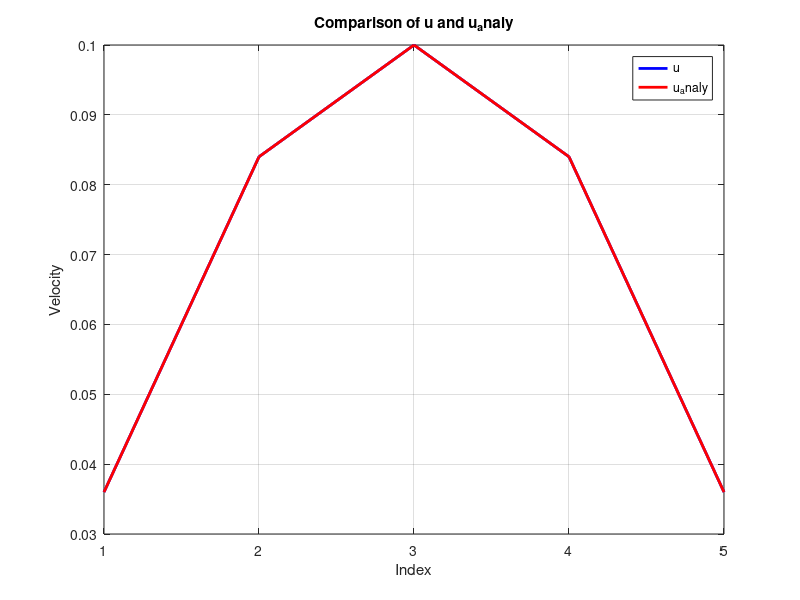

The MATLAB source for this figure:
% Example matlab code for computing a Poiseuille flow with BB condition
% Solves problems from Section 5.3.3.6 in book

clear all; close all; clc;

% simulation parameters
scale=1;                % set simulation size
NX=5*scale;             % channel length
NY=5*scale;             % channel width
NSTEPS=1e4*scale^2;     % number of simulation time steps
tau=sqrt(3/16)+0.5;     % relaxation time (BGK model) (tau=sqrt(3/16)+0.5 gives exact solution)
omega=1/tau;
u_max=0.1/scale;        % maximum velocity
nu=(2*tau-1)/6;         % kinematic shear viscosity
Re=NY*u_max/nu;         % Reynolds number; scaling parameter in simulation


% Lattice parameters; note zero direction is last
NPOP=9;                                         % number of velocities
w  = [1/9 1/9 1/9 1/9 1/36 1/36 1/36 1/36 4/9]; % weights
cx = [1 0 -1  0 1 -1 -1  1 0];                  % velocities, x components
cy = [0 1  0 -1 1  1 -1 -1 0];                  % velocities, y components


% Node locations
x = (1:NX)-0.5;
y = (1:NY)-0.5;

% Pressure conditions
gradP=8*nu*u_max/NY^2;
rho_outlet=1;
rho_inlet=3*(NX-1)*gradP+rho_outlet;

% Analytical solution: Poiseuille velocity
ybottom=0;
ytop=NY;
u_analy=-4*u_max/(NY^2).*(y-ybottom).*(y-ytop);

% initialize populations
feq=zeros(NX,NY,NPOP);
for k=1:NPOP
    feq(:,:,k)=w(k); % assuming density equal one and zero velocity initial state
end
f=feq;
fprop=feq;

% convergence parameters
tol=1e-12;      % tolerance to steady state convergence
teval=100;      % time step to evaluate convergence
u_old=zeros(NX,NY);

% initalize clock
tstart = tic;

% Main algorithm
for t=1:NSTEPS      
    % Compute macroscopic quantities  
    % density
    rho = sum(fprop,3);
    
    % momentum components
    u = sum(fprop(:,:,[1 5 8]),3) - sum(fprop(:,:,[3 6 7]),3);
    v = sum(fprop(:,:,[2 5 6]),3) - sum(fprop(:,:,[4 7 8]),3);                      
    
    % check convergence
    if mod(t,teval)==1
        
        conv = abs(mean(u(:))/mean(u_old(:))-1);
        
        if conv<tol
            break
        else
            u_old = u;
        end
    end
    
    
    for k=1:NPOP
        % Compute equilibrium distribution (linear equilibrium with incompressible model)
        feq(:,:,k)=w(k)*(rho + 3*(u*cx(k)+v*cy(k)));
    end
    % Collision step
    f = (1-omega)*fprop + omega*feq;
    
    % Inlet/Outlet BC: PBBC (w/ i=1 and i=NX outside layers)    
    for k=1:NPOP
        f(1,:,k) = w(k)*(rho_inlet+...
            3*(cx(k)*u(NX-1,:)+cy(k)*v(NX-1,:)))...
             +(f(NX-1,:,k)-feq(NX-1,:,k));
        f(NX,:,k)= w(k)*(rho_outlet+...
            3*(cx(k)*u(2,:)+cy(k)*v(2,:)))...
            +(f(2,:,k)-feq(2,:,k));       
    end
 
    
    for k=1:NPOP
        for j=1:NY
            for i=1:NX
                
                % Streaming step (Periodic streaming of whole domain)
                newx=1+mod(i-1+cx(k)+NX,NX);
                newy=1+mod(j-1+cy(k)+NY,NY);
                fprop(newx,newy,k)=f(i,j,k);
                
            end
        end
    end
    
    
    % Boundary condition (bounce-back)
    % Top wall (rest)
    fprop(:,NY,4)=f(:,NY,2);
    fprop(:,NY,7)=f(:,NY,5);
    fprop(:,NY,8)=f(:,NY,6);
    
    % Bottom wall (rest)
    fprop(:,1,2)=f(:,1,4);
    fprop(:,1,5)=f(:,1,7);
    fprop(:,1,6)=f(:,1,8);
end


% Calculate performance information after the simulation is finished
runtime = toc(tstart);

%%Post processing
% Compute error: L2 norm 
%(note i=1 and i=NX are virtual, not fluid, layers; thus not considered in error)
error=zeros(NX,1);
for i=2:NX-1
    error(i)=(sqrt(sum((u(i,:)-u_analy).^2)))./sqrt(sum(u_analy.^2));
end
L2=1/NX*sum(error);

% Accuracy information
fprintf(' ----- accuracy information -----\n');
fprintf('        L2(u): %g\n',L2);

% Plot u and u_analy
figure;
plot(u(3,:), '-b', 'LineWidth', 2); % Plot u with blue line
hold on;
plot(u_analy, '-r', 'LineWidth', 2); % Plot u_analy with red line
hold off;
xlabel('Index');
ylabel('Velocity');
title('Comparison of u and u_analy');
legend('u', 'u_analy');
grid on;